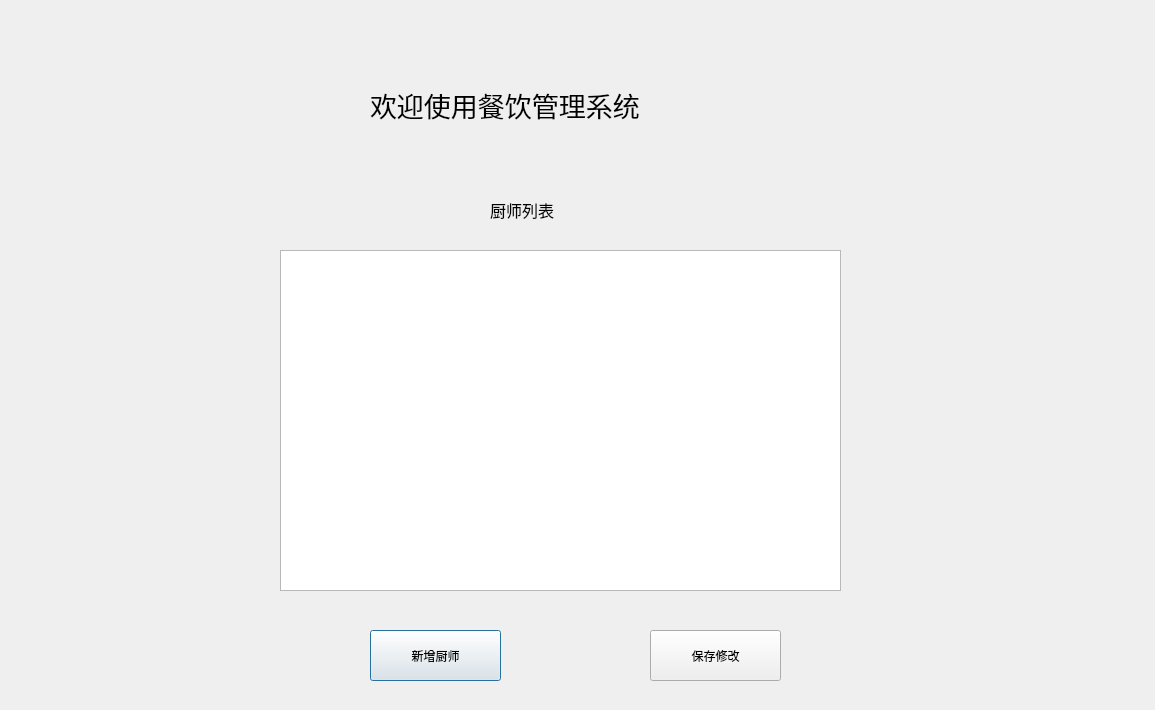
<?xml version="1.0" encoding="UTF-8"?>
<ui version="4.0">
 <class>MangerCook</class>
 <widget class="QDialog" name="MangerCook">
  <property name="geometry">
   <rect>
    <x>0</x>
    <y>0</y>
    <width>1155</width>
    <height>710</height>
   </rect>
  </property>
  <property name="windowTitle">
   <string>Dialog</string>
  </property>
  <widget class="QLabel" name="label">
   <property name="geometry">
    <rect>
     <x>370</x>
     <y>60</y>
     <width>411</width>
     <height>91</height>
    </rect>
   </property>
   <property name="text">
    <string>&lt;html&gt;&lt;head/&gt;&lt;body&gt;&lt;p&gt;&lt;span style=&quot; font-size:20pt;&quot;&gt;欢迎使用餐饮管理系统&lt;/span&gt;&lt;/p&gt;&lt;/body&gt;&lt;/html&gt;</string>
   </property>
  </widget>
  <widget class="QTableWidget" name="tableWidget">
   <property name="geometry">
    <rect>
     <x>280</x>
     <y>250</y>
     <width>561</width>
     <height>341</height>
    </rect>
   </property>
  </widget>
  <widget class="QLabel" name="label_2">
   <property name="geometry">
    <rect>
     <x>490</x>
     <y>190</y>
     <width>111</width>
     <height>41</height>
    </rect>
   </property>
   <property name="text">
    <string>&lt;html&gt;&lt;head/&gt;&lt;body&gt;&lt;p&gt;&lt;span style=&quot; font-size:12pt;&quot;&gt;厨师列表&lt;/span&gt;&lt;/p&gt;&lt;/body&gt;&lt;/html&gt;</string>
   </property>
  </widget>
  <widget class="QPushButton" name="pushButton">
   <property name="geometry">
    <rect>
     <x>370</x>
     <y>630</y>
     <width>131</width>
     <height>51</height>
    </rect>
   </property>
   <property name="text">
    <string>新增厨师</string>
   </property>
  </widget>
  <widget class="QPushButton" name="pushButton_2">
   <property name="geometry">
    <rect>
     <x>650</x>
     <y>630</y>
     <width>131</width>
     <height>51</height>
    </rect>
   </property>
   <property name="text">
    <string>保存修改</string>
   </property>
  </widget>
 </widget>
 <resources/>
 <connections/>
</ui>
